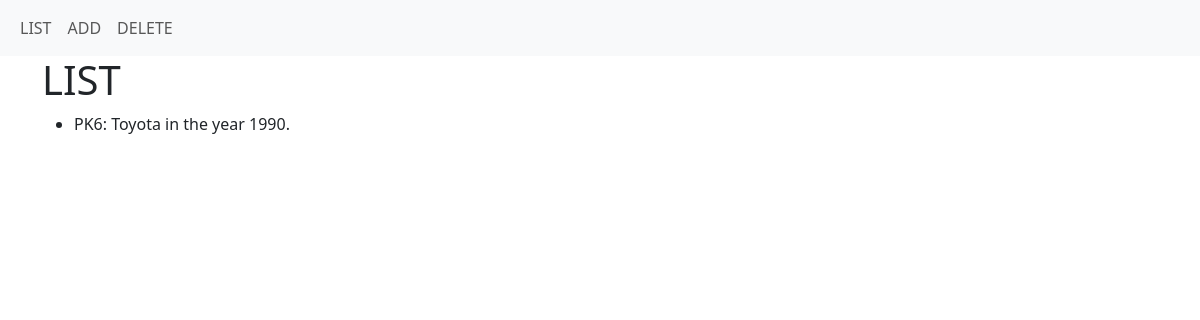
The app's page /cars/list/, older data.
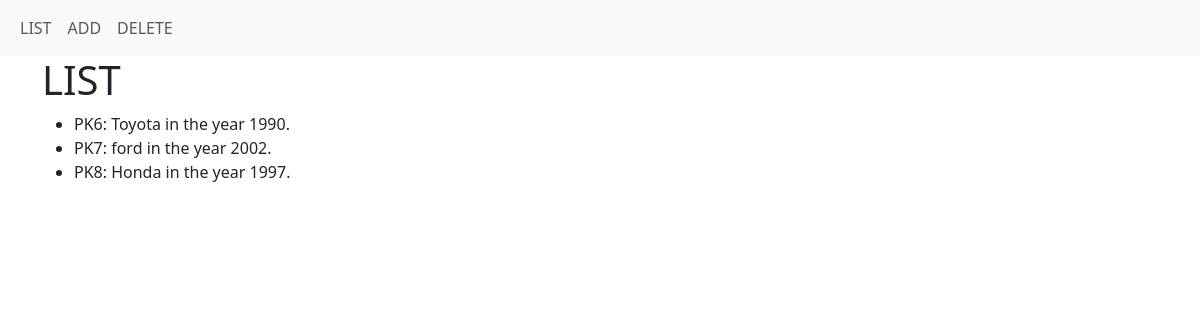
The same page, newer data.
### cars/models.py (models this page shows)
class Car(models.Model):
    brand = models.CharField(max_length=50)
    year = models.IntegerField()
    def __str__(self):
        return f"PK{self.pk}: {self.brand} in the year {self.year}."

### cars/views.py (the view)
# urls.py: path('list/', views.list, name='list'),
def list(request):
    all_cars = models.Car.objects.all()
    context = {
        'all_cars': all_cars
    }
    return render(request, 'cars/list.html', context=context)

### cars/templates/cars/list.html
{% extends "base.html" %}
{% block content%}
<div class="container">
    <h1>LIST</h1>
    <ul>
        {% for car in all_cars %}
        <li>{{ car }}</li>
        {% endfor %}
    </ul>
</div>
{% endblock %}

### templates/base.html (shortened to what this page needs)
<!DOCTYPE html>
<html lang="en">
<head>
    <link href="https://cdn.jsdelivr.net/npm/bootstrap@5.3.3/dist/css/bootstrap.min.css" rel="stylesheet">
</head>
<body>
    <nav class="navbar navbar-expand-lg bg-body-tertiary">
        <div class="container-fluid">
          <div class="collapse navbar-collapse" id="navbarNav">
            <ul class="navbar-nav">
              <li class="nav-item">
                <a class="nav-link" href="{% url 'cars:list' %}">LIST</a>
              </li>
              <li class="nav-item">
                <a class="nav-link" href="{% url 'cars:add' %}">ADD</a>
              </li>
              <li class="nav-item">
                <a class="nav-link" href="{% url 'cars:delete' %}">DELETE</a>
              </li>
            </ul>
          </div>
        </div>
      </nav>
    {% block content%}
    {% endblock %}
</body>
</html>

Row changes from the older to the newer data that the page shows:
added Car: id+brand+year "PK7: ford in the year 2002."
added Car: id+brand+year "PK8: Honda in the year 1997."
